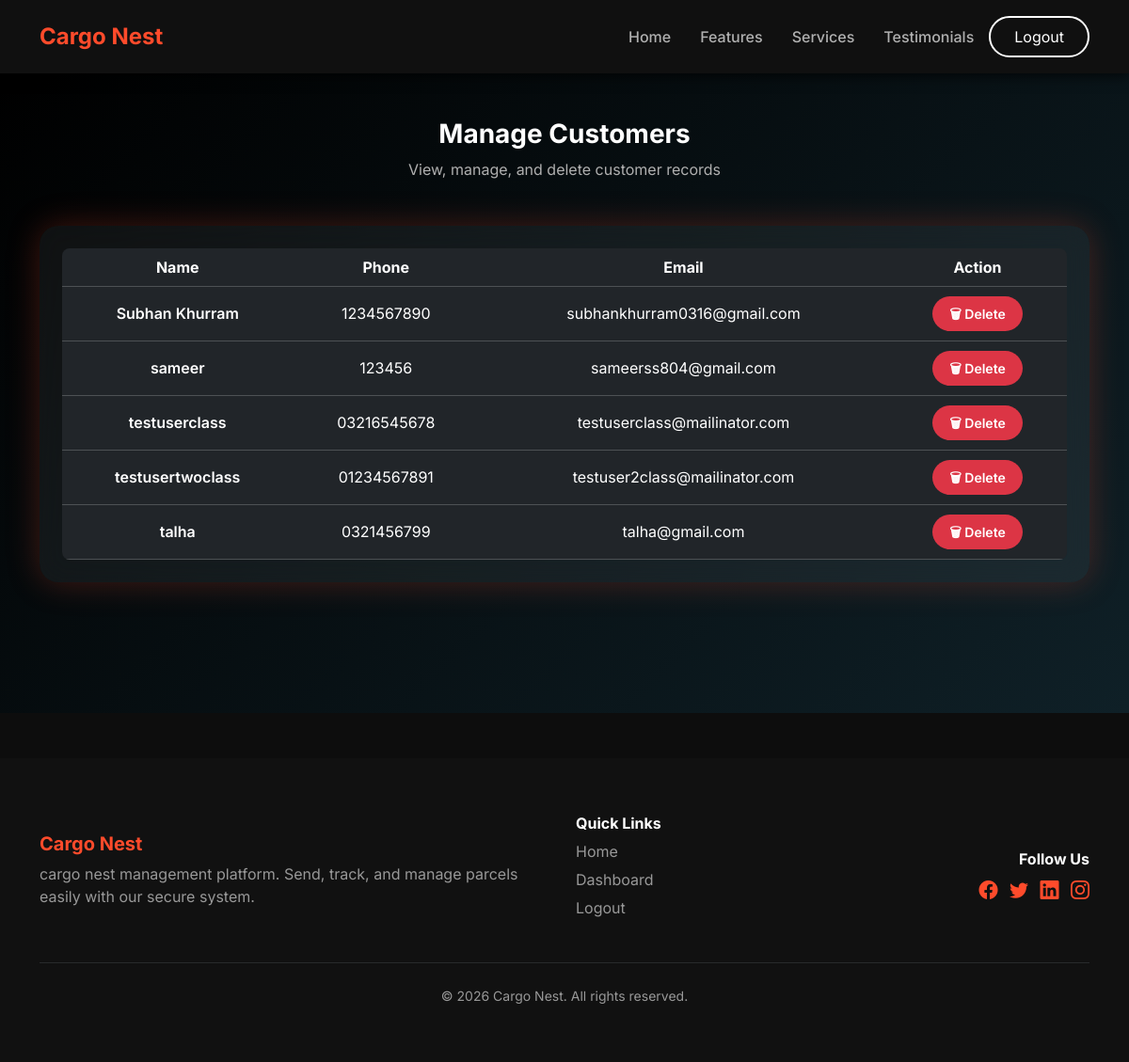
/admin/manage_customer.php (signed in), run on the app's committed database.
### tables this page shows
CREATE TABLE `customers` (
  `customer_id` int(11) NOT NULL,
  `name` varchar(100) DEFAULT NULL,
  `phone` varchar(15) DEFAULT NULL,
  `email` varchar(100) DEFAULT NULL,
  `address` text DEFAULT NULL,
  `created_at` timestamp NOT NULL DEFAULT current_timestamp()
);

### admin/manage_customer.php (the view, shortened to what this page needs)
<?php
include "../config/db.php";
include "../includes/header.php";
?>
<section class="auth-section py-5" style="min-height:85vh;">
<div class="container">
    <div class="text-center mb-5">
        <h3 class="fw-bold text-white">Manage Customers</h3>
        <p class="text-gray mb-0">View, manage, and delete customer records</p>
    </div>
    <div class="glass p-4">
        <div class="table-responsive">
            <table class="table table-dark table-hover align-middle mb-0 rounded-3 overflow-hidden">
                <thead>
                    <tr class="text-center text-accent">
                        <th>Name</th>
                        <th>Phone</th>
                        <th>Email</th>
                        <th>Action</th>
                    </tr>
                </thead>
                <tbody>
                <?php
                $res = mysqli_query($conn,"SELECT * FROM customers");
                while ($row = mysqli_fetch_assoc($res)) {
                ?>
                    <tr class="text-center">
                        <td class="fw-semibold text-white">
                            <?= $row['name'] ?>
                        </td>
                        <td><?= $row['phone'] ?></td>
                        <td><?= $row['email'] ?></td>
                        <td>
                            <a class="neo-btn danger small"
                               href="../actions/customer_action.php?delete=<?= $row['customer_id'] ?>"
                               onclick="return confirm('Delete customer?')">
                                🗑 Delete
                            </a>
                        </td>
                    </tr>
                <?php } ?>
                </tbody>
            </table>
        </div>
    </div>
</div>
</section>
<?php include "../includes/footer.php"; ?>

### includes/header.php (style rules this page uses)
body { font-family: 'Inter', sans-serif; background-color: #0d0d0d; color: #fff; margin: 0; }

### includes/footer.php (style rules this page uses)
.text-accent { color: #ff4b2b !important; }

### admin/manage_customer.php (style rules this page uses)
.auth-section { background:linear-gradient(135deg,#000000,#0f2027); }
.text-gray { color:#b0b0b0 }
.text-accent { color:#ff4b2b }
.glass { background:rgba(255,255,255,.06); backdrop-filter:blur(15px); border-radius:20px; box-shadow:0 0 35px rgba(255,75,43,.25); }
.neo-btn { padding:8px 18px; border-radius:30px; color:#fff; text-decoration:none; font-weight:600; transition:.3s; display:inline-block; margin:2px; }
.neo-btn.danger { background:#dc3545 }
.neo-btn.small { font-size:14px }

### data on the page
customers: name "Subhan Khurram", phone "1234567890", email "subhankhurram0316@gmail.com"
customers: name "sameer", phone "123456", email "sameerss804@gmail.com"
customers: name "testuserclass", phone "03216545678", email "testuserclass@mailinator.com"
customers: name "testusertwoclass", phone "01234567891", email "testuser2class@mailinator.com"
customers: name "talha", phone "0321456799", email "talha@gmail.com"
